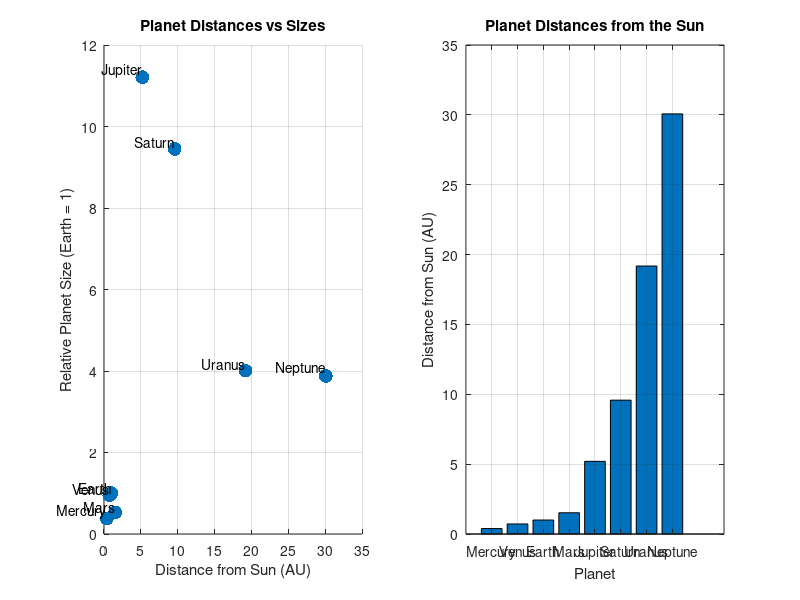

Source code (MATLAB):
% Author: Sam Falk
% Email: falksa78@rowan.edu
% Course: MATLAB Programming - Fall 2024
% Assignment: Assignment 2
% Task: Solar_System_Visualization
% Date: 10/30/24


% data of planets
planet_names = {'Mercury', 'Venus', 'Earth', 'Mars', 'Jupiter', 'Saturn', 'Uranus', 'Neptune'};
planet_distances = [0.39, 0.72, 1.00, 1.52, 5.20, 9.58, 19.18, 30.07]; % average distance of each planet from the sun
planet_sizes = [0.38, 0.95, 1.00, 0.53, 11.21, 9.45, 4.01, 3.88]; % relative sizes of each planet to Earth


figure; % creates figure

% subplot 1: planet distances vs. planet sizes
subplot(1, 2, 1);
scatter(planet_distances, planet_sizes, 100, 'filled'); % 100 = marker size
title('Planet Distances vs Sizes');
xlabel('Distance from Sun (AU)');
ylabel('Relative Planet Size (Earth = 1)');
grid on;


for i = 1:length(planet_names)
    text(planet_distances(i), planet_sizes(i), planet_names{i}, 'VerticalAlignment', 'bottom', 'HorizontalAlignment', 'right'); % creates labels with the planets' names
end

% subplot 2: bar chart of planet distances
subplot(1, 2, 2);
bar(planet_distances);
set(gca, 'XTickLabel', planet_names); % planet names on x-axis
title('Planet Distances from the Sun');
xlabel('Planet');
ylabel('Distance from Sun (AU)');
grid on;

% saves figure as PNG
saveas(gcf, 'solar_system_visualization.png');
